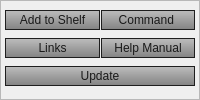
             <widget class="QFrame" name="frame_basicPanel_4">
              <property name="minimumSize">
               <size>
                <width>0</width>
                <height>0</height>
               </size>
              </property>
              <property name="maximumSize">
               <size>
                <width>16777215</width>
                <height>16777215</height>
               </size>
              </property>
              <property name="font">
               <font>
                <family>Segoe UI</family>
               </font>
              </property>
              <property name="styleSheet">
               <string notr="true">*.QPushButton{ 
background-color: qlineargradient(spread:pad, x1:1, y1:1, x2:1, y2:0, stop:0 rgba(115, 115, 115, 225), stop:1 rgba(175,175, 175, 195));
border:1px solid rgb(30,30,30);
color: rgb( 25,25,25 );
}
*.QPushButton:hover{ 
background-color: qlineargradient(spread:pad, x1:1, y1:1, x2:1, y2:0, stop:0 rgba(135, 135, 135, 225), stop:1 rgba(195,195, 195, 195));
border:1px solid rgb(30,30,30);
color: rgb( 25,25,25 );
}
*.QPushButton:pressed{ 
background-color: qlineargradient(spread:pad, x1:1, y1:1, x2:1, y2:0, stop:0 rgba(175, 175, 175, 195), stop:1 rgba(115,115, 115, 225));
border:1px solid rgb(30,30,30);
color: rgb( 25,25,25 );
}</string>
              </property>
              <property name="frameShape">
               <enum>QFrame::StyledPanel</enum>
              </property>
              <property name="frameShadow">
               <enum>QFrame::Raised</enum>
              </property>
              <layout class="QGridLayout" name="gridLayout_16">
               <property name="leftMargin">
                <number>4</number>
               </property>
               <property name="topMargin">
                <number>2</number>
               </property>
               <property name="rightMargin">
                <number>4</number>
               </property>
               <property name="bottomMargin">
                <number>4</number>
               </property>
               <property name="spacing">
                <number>1</number>
               </property>
               <item row="0" column="2">
                <widget class="QPushButton" name="btn_command">
                 <property name="minimumSize">
                  <size>
                   <width>0</width>
                   <height>17</height>
                  </size>
                 </property>
                 <property name="maximumSize">
                  <size>
                   <width>16777215</width>
                   <height>20</height>
                  </size>
                 </property>
                 <property name="font">
                  <font>
                   <family>Segoe UI</family>
                  </font>
                 </property>
                 <property name="cursor">
                  <cursorShape>PointingHandCursor</cursorShape>
                 </property>
                 <property name="statusTip">
                  <string>Search command.</string>
                 </property>
                 <property name="styleSheet">
                  <string notr="true"/>
                 </property>
                 <property name="text">
                  <string>Command </string>
                 </property>
                </widget>
               </item>
               <item row="2" column="2">
                <widget class="QPushButton" name="btn_helpManual">
                 <property name="minimumSize">
                  <size>
                   <width>0</width>
                   <height>17</height>
                  </size>
                 </property>
                 <property name="maximumSize">
                  <size>
                   <width>16777215</width>
                   <height>20</height>
                  </size>
                 </property>
                 <property name="font">
                  <font>
                   <family>Segoe UI</family>
                  </font>
                 </property>
                 <property name="cursor">
                  <cursorShape>PointingHandCursor</cursorShape>
                 </property>
                 <property name="statusTip">
                  <string>Help manual.</string>
                 </property>
                 <property name="styleSheet">
                  <string notr="true"/>
                 </property>
                 <property name="text">
                  <string>Help Manual</string>
                 </property>
                </widget>
               </item>
               <item row="2" column="1">
                <widget class="QPushButton" name="btn_links">
                 <property name="minimumSize">
                  <size>
                   <width>0</width>
                   <height>17</height>
                  </size>
                 </property>
                 <property name="maximumSize">
                  <size>
                   <width>16777215</width>
                   <height>20</height>
                  </size>
                 </property>
                 <property name="font">
                  <font>
                   <family>Segoe UI</family>
                  </font>
                 </property>
                 <property name="cursor">
                  <cursorShape>PointingHandCursor</cursorShape>
                 </property>
                 <property name="statusTip">
                  <string>Useful links.</string>
                 </property>
                 <property name="styleSheet">
                  <string notr="true"/>
                 </property>
                 <property name="text">
                  <string>Links</string>
                 </property>
                </widget>
               </item>
               <item row="0" column="1">
                <widget class="QPushButton" name="btn_addToShelf">
                 <property name="minimumSize">
                  <size>
                   <width>0</width>
                   <height>17</height>
                  </size>
                 </property>
                 <property name="maximumSize">
                  <size>
                   <width>16777215</width>
                   <height>20</height>
                  </size>
                 </property>
                 <property name="font">
                  <font>
                   <family>Segoe UI</family>
                  </font>
                 </property>
                 <property name="cursor">
                  <cursorShape>PointingHandCursor</cursorShape>
                 </property>
                 <property name="statusTip">
                  <string>Add UI start button to shelf.</string>
                 </property>
                 <property name="styleSheet">
                  <string notr="true"/>
                 </property>
                 <property name="text">
                  <string>Add to Shelf</string>
                 </property>
                </widget>
               </item>
               <item row="3" column="1" colspan="2">
                <widget class="QPushButton" name="btn_update">
                 <property name="minimumSize">
                  <size>
                   <width>0</width>
                   <height>17</height>
                  </size>
                 </property>
                 <property name="maximumSize">
                  <size>
                   <width>16777215</width>
                   <height>20</height>
                  </size>
                 </property>
                 <property name="font">
                  <font>
                   <family>Segoe UI</family>
                  </font>
                 </property>
                 <property name="cursor">
                  <cursorShape>PointingHandCursor</cursorShape>
                 </property>
                 <property name="statusTip">
                  <string>Update this toolbox.</string>
                 </property>
                 <property name="styleSheet">
                  <string notr="true"/>
                 </property>
                 <property name="text">
                  <string>Update</string>
                 </property>
                </widget>
               </item>
              </layout>
             </widget>
